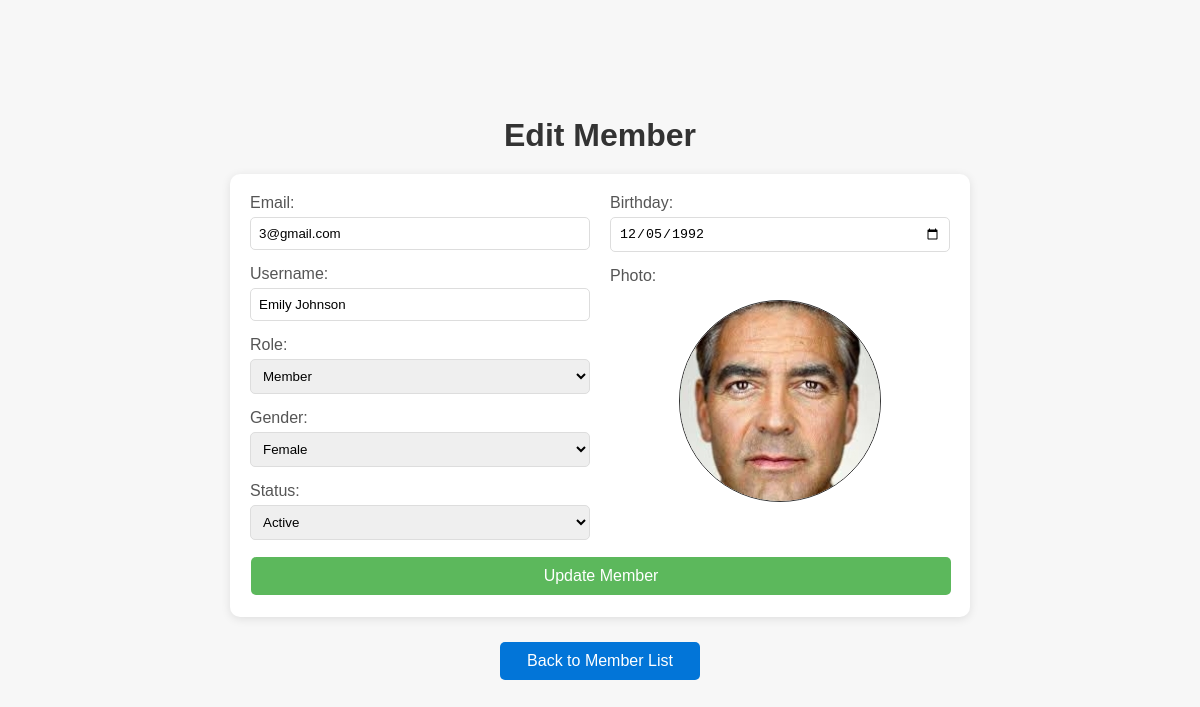
The page /admin/editMember.php?user_id=8 (signed in) on the database as committed earlier.
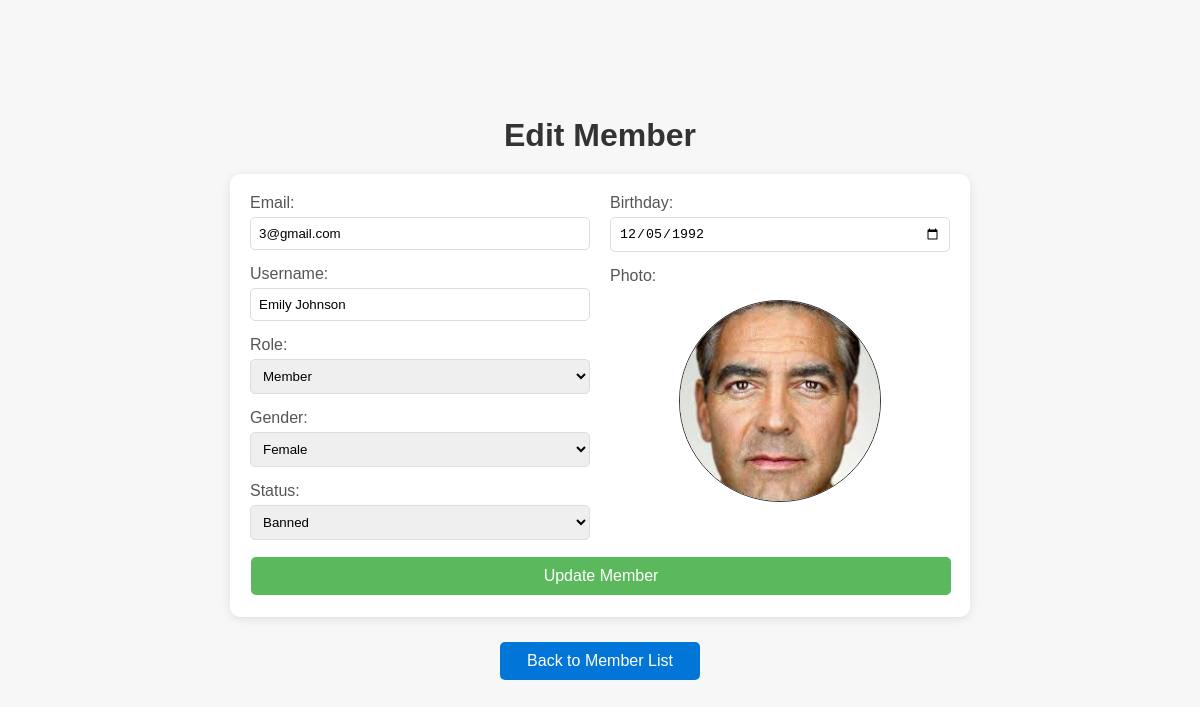
The same page on the database as committed later.
### tables this page shows
CREATE TABLE `user` (
  `user_id` int(11) NOT NULL AUTO_INCREMENT,
  `name` varchar(100) NOT NULL,
  `email` varchar(100) NOT NULL,
  `password` varchar(100) NOT NULL,
  `gender` varchar(10) NOT NULL,
  `birthday` date NOT NULL,
  `photo` varchar(100) NOT NULL,
  `role` varchar(100) NOT NULL,
  `status` varchar(20) NOT NULL,
  `failed_attempts` int(11) DEFAULT 0,
  `last_failed_attempt` datetime DEFAULT NULL,
  `banned_until` datetime DEFAULT NULL,
  `last_login_time` datetime DEFAULT NULL,
  `login_count` int(11) DEFAULT 0,
  `last_login_event_time` datetime DEFAULT NULL,
  `deactivated_at` datetime DEFAULT NULL,
  PRIMARY KEY (`user_id`),
  UNIQUE KEY `email` (`email`)
);

### admin/editMember.php (the view, shortened to what this page needs)
<?php
include '../_base.php';
include '../_head.php';
$user_id = $_GET['user_id'];
$page = isset($_GET['page']) ? (int)$_GET['page'] : 1;
$search_query = isset($_GET['search']) ? trim($_GET['search']) : '';
$stm = $_db->prepare('SELECT * FROM user WHERE user_id = ?');
$stm->execute([$user_id]);
$member = $stm->fetch(PDO::FETCH_OBJ);
?>
<!DOCTYPE html>
<html lang="en">
<head>
    <link rel="stylesheet" href="../css/profile.css">
</head>
<body>
    <h1>Edit Member</h1>
    <form method="post" enctype="multipart/form-data" class="form">
        <div class="form-container">
            <div class="form-left">
                <div class="form-group">
                    <label for="email">Email:</label>
                    <input type="email" name="email" id="email" value="<?= htmlspecialchars($member->email) ?>" required maxlength="100">
                </div>
                <div class="form-group">
                    <label for="name">Username:</label>
                    <input type="text" name="name" id="name" value="<?= htmlspecialchars($member->name) ?>" required maxlength="100">
                </div>
                <div class="form-group">
                    <label for="role">Role:</label>
                    <select name="role" id="role">
                        <option value="Member" <?= $member->role == 'Member' ? 'selected' : '' ?>>Member</option>
                    </select>
                </div>
                <div class="form-group">
                    <label for="gender">Gender:</label>
                    <select name="gender" id="gender">
                        <option value="Female" <?= $member->gender == 'Female' ? 'selected' : '' ?>>Female</option>
                    </select>
                </div>
                <div class="form-group">
                    <label for="status">Status:</label>
                    <select name="status" id="status">
                        <option value="Active" <?= $member->status == 'Active' ? 'selected' : '' ?>>Active</option>
                        <option value="Banned" <?= $member->status == 'Banned' ? 'selected' : '' ?>>Banned</option>
                    </select>
                </div>
            </div>
            <div class="form-right">
                <div class="form-group">
                    <label for="birthday">Birthday:</label>
                    <input type="date" name="birthday" id="birthday" value="<?= htmlspecialchars($member->birthday) ?>" required>
                </div>
                <label for="photo">Photo:</label>
                <div class="form-group upload">
                    <?php if ($member->photo): ?>
                        <label class="upload">
                            <img src="../uploads/<?= htmlspecialchars($member->photo) ?>" alt="Profile Photo">
                        </label>
                    <?php else: ?>
                        <input type="file" name="photo" id="photo" accept="image/jpeg, image/png">
                    <?php endif; ?>
                </div>
            </div>
        </div>
        <button type="submit">Update Member</button>
    </form>
    <div class="action-buttons">
        <a href="memberList.php?page=<?= htmlspecialchars($page) ?>&search=<?= urlencode($search_query) ?>">
            <button>Back to Member List</button>
        </a>
    </div>
</body>
</html>

Rows that differ between the two databases and show on the page:
changed user "3@gmail.com": status "Active" → "Banned"
